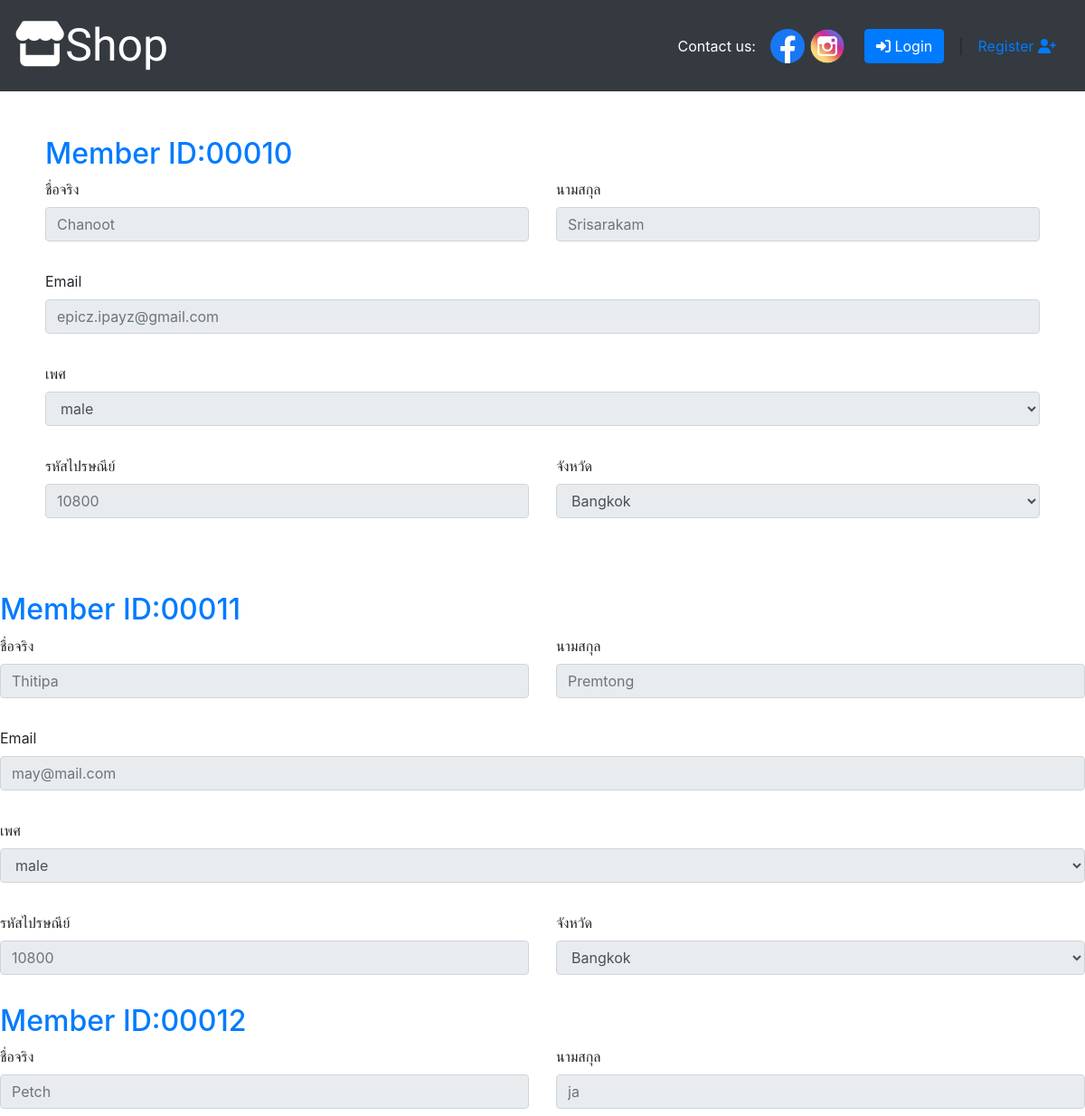
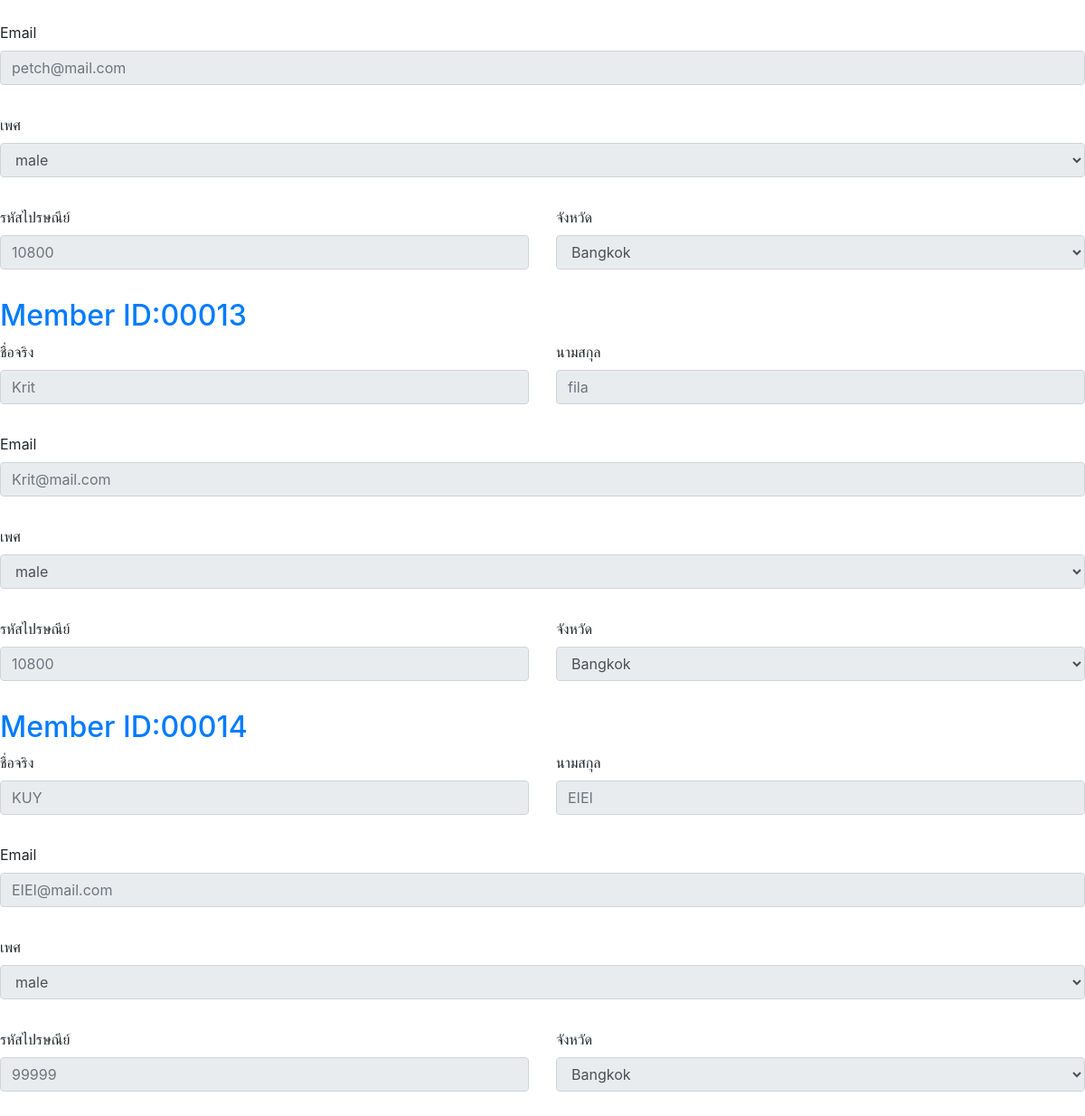
Screenshot of /user.php with the database file from the repository (2 pictures, top to bottom).
### tables this page shows
CREATE TABLE `member` (
  `id` int(5) UNSIGNED ZEROFILL NOT NULL,
  `name` varchar(20) NOT NULL,
  `last` varchar(20) NOT NULL,
  `email` varchar(100) NOT NULL,
  `pass` varchar(20) NOT NULL,
  `gender` varchar(10) NOT NULL,
  `post_code` int(5) NOT NULL,
  `province` varchar(20) NOT NULL
);

### user.php (the view, shortened to what this page needs)
<!DOCTYPE html>
<html>
<head>
    <?php require('config.inc.php')?>
    <link rel="stylesheet" href="https://cdnjs.cloudflare.com/ajax/libs/font-awesome/4.7.0/css/font-awesome.min.css">
    <link rel="stylesheet" href="https://stackpath.bootstrapcdn.com/bootstrap/4.3.1/css/bootstrap.min.css">
    <link rel="stylesheet" href="font.css">
    <link rel="stylesheet" href="bg.css">
    <link rel="stylesheet" href="regis.css">
    <link rel="stylesheet" href="style.css">
    <?php
        $conn = new mysqli($dbserver, $dbuser, $dbpass,$dbname);
        mysqli_query($conn,"SET NAME utf8");
    ?>
    <link rel="stylesheet" href="https://stackpath.bootstrapcdn.com/bootstrap/4.3.1/css/bootstrap.min.css">
</head>
<body>
    <nav class="navbar navbar-expand-lg navbar-dark bg-dark justify-content-center">
        <a class="navbar-brand fontHead" href="#" style="font-size: 50px;color:white"><i class="fa fa-store"></i>Shop</a>
        <a class="nav-item nav-link" style="color: white" href="#"> Contact us: </i></a>
        <img src="img/fb.png" width="38px">
        <img src="img/ig.png" width="50px">
        <a class="nav-item nav-link active" href="#"><button type="button" class="btn btn-primary"><i class="fas fa-sign-in-alt"></i> Login<span class="sr-only">(current)</span></button></a> |
        <a class="nav-item nav-link active" href="#"> Register <i class="fas fa-user-plus"></i></a>
    </nav>
    <?php
        $sql = 'SELECT id,name,last,email,pass,gender,post_code,province FROM member';
        $result = $conn->query($sql);
        if(mysqli_query($conn,$sql)){
            if(mysqli_num_rows($result)>0){
                echo '<div>
                <div style="padding: 50px 50px">';
                while($row = mysqli_fetch_assoc($result)){
                    $id = $row['id'];
                    $name = $row['name'];
                    $last = $row['last'];
                    $email = $row['email'];
                    $gender = $row['gender'];
                    $post = $row['post_code'];
                    $pro = $row['province'];
                    echo '
                <div class="signup-form2">
                    <form action="confirm.php" method="post">
                        <a href="viewrecord.php?id='.$id.'"><h2>Member ID:'.$id.'</h2></a>
                        <div class="form-group">
                            <div class="row">
                            <div class="form-group col-md-6">
                                <label for="inputEmail4">ชื่อจริง</label>
                                <input type="int" class="form-control" name="pc" placeholder="'.$name.'" disabled>
                            </div>
                            <div class="form-group col-md-6">
                                <label for="inputEmail4">นามสกุล</label>
                                <input type="int" class="form-control" name="pc" placeholder="'.$last.'" disabled>
                            </div>
                            </div>
                        </div>
                        <div class="form-group">
                            <div class="row">
                                <div class="form-group col-md-12">
                                    <label>Email</label>
                                    <input type="text" class="form-control" placeholder="'.$email.'" aria-label="Username" aria-describedby="addon-wrapping" disabled>
                                </div>
                            </div>
                        </div>
                        <div class="form-group">
                            <div class="row">
                                <div class="form-group col-md-12">
                                    <label>เพศ</label>
                                    <select name="gender" class="form-control" disabled>
                                        <option value="male" selected>'.$gender.'</option>
                                    </select>
                                </div>
                            </div>
                        </div>
                        <div class="form-group">
                            <div class="row">
                            <div class="form-group col-md-6">
                                <label for="inputEmail4">รหัสไปรษณีย์</label>
                                <input type="int" class="form-control" name="pc" placeholder="'.$post.'" disabled>
                            </div>
                            <div class="form-group col-md-6">
                                <label for="inputPassword4">จังหวัด</label>
                                <select name="pro" class="form-control" disabled>
                                        <option selected >'.$pro.'</option>
                                </select>
                            </div>
                            </div>
                        </div>
                    </form>
                </div>
            ';
            echo '</div>
            </div>';
        }
                }
        }else{
            echo 'ERROR: $sql'.mysqli_error($conn);
        }
    ?>
</body>
</html>

### style.css (style rules this page uses)
body { color: #fff; background: #63738a; font-family: 'Roboto', sans-serif; }
.form-control { height: 40px; box-shadow: none; color: #969fa4; }
.form-control, .btn { border-radius: 3px; }

### rows the page displays
member: id "00010", pc "Chanoot", pc "Srisarakam", email "epicz.ipayz@gmail.com", gender "male", pc "10800", pro "Bangkok"
member: id "00011", pc "Thitipa", pc "Premtong", email "may@mail.com", gender "male", pc "10800", pro "Bangkok"
member: id "00012", pc "Petch", pc "ja", email "petch@mail.com", gender "male", pc "10800", pro "Bangkok"
member: id "00013", pc "Krit", pc "fila", email "Krit@mail.com", gender "male", pc "10800", pro "Bangkok"
member: id "00014", pc "KUY", pc "EIEI", email "EIEI@mail.com", gender "male", pc "99999", pro "Bangkok"
